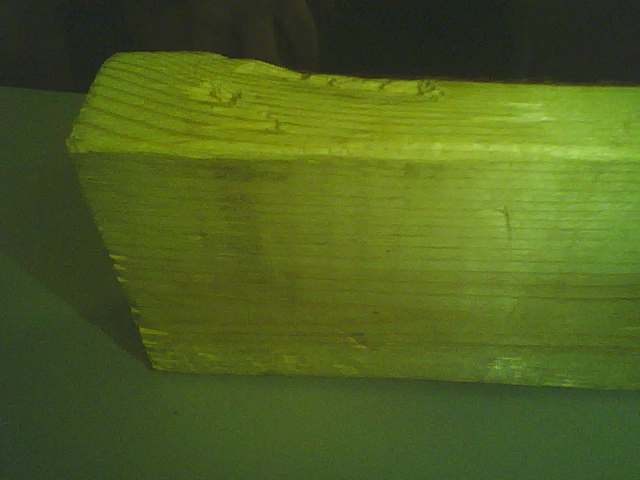
#> input picture docs/notebooks/images/stitching/1-3.png, 640 x 480 px
$ jupyter execute --allow-errors 10_frame_stitching.ipynb
#> lines starting #> are read from the running program, lines starting #| are printed output that depends on the picture
[cell 1]
import cv2
import numpy as np
import matplotlib.pyplot as plt
import sys

[cell 2]
left_1 = cv2.imread('../images/stitching/1-3.png')
#> left_1 is the input picture: shape (480, 640, 3); mean B, G, R 32.2, 95.4, 77.5
middle_1 = cv2.imread('../images/stitching/1-2.png')
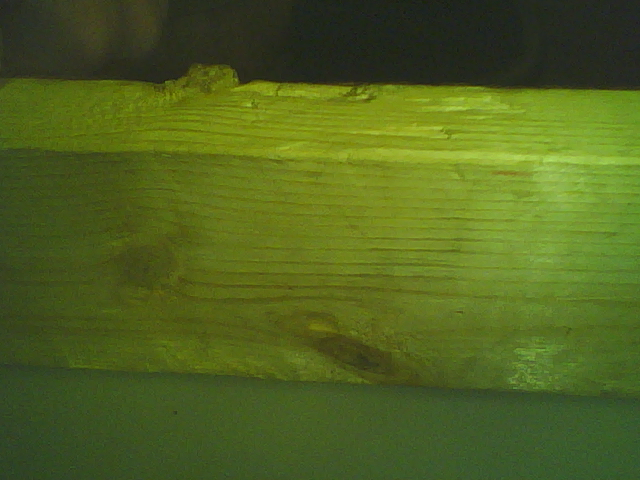
#> input picture docs/notebooks/images/stitching/1-2.png, 640 x 480 px
#> middle_1 is the input picture: shape (480, 640, 3); mean B, G, R 31.7, 98.1, 80.3
right_1 = cv2.imread('../images/stitching/1-1.png')
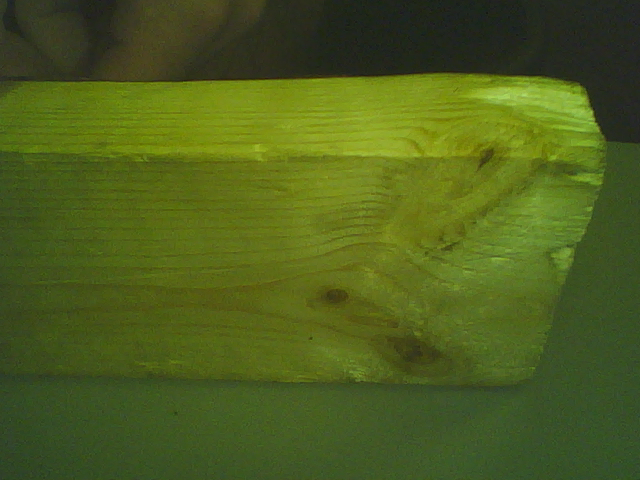
#> input picture docs/notebooks/images/stitching/1-1.png, 640 x 480 px
#> right_1 is the input picture: shape (480, 640, 3); mean B, G, R 29.3, 94, 77.1

plt.imshow(cv2.cvtColor(left_1,cv2.COLOR_BGR2RGB))
plt.title('left_1')
plt.show()

plt.imshow(cv2.cvtColor(middle_1,cv2.COLOR_BGR2RGB))
plt.title('middle_1')
plt.show()

plt.imshow(cv2.cvtColor(right_1,cv2.COLOR_BGR2RGB))
plt.title('right_1')
plt.show()
